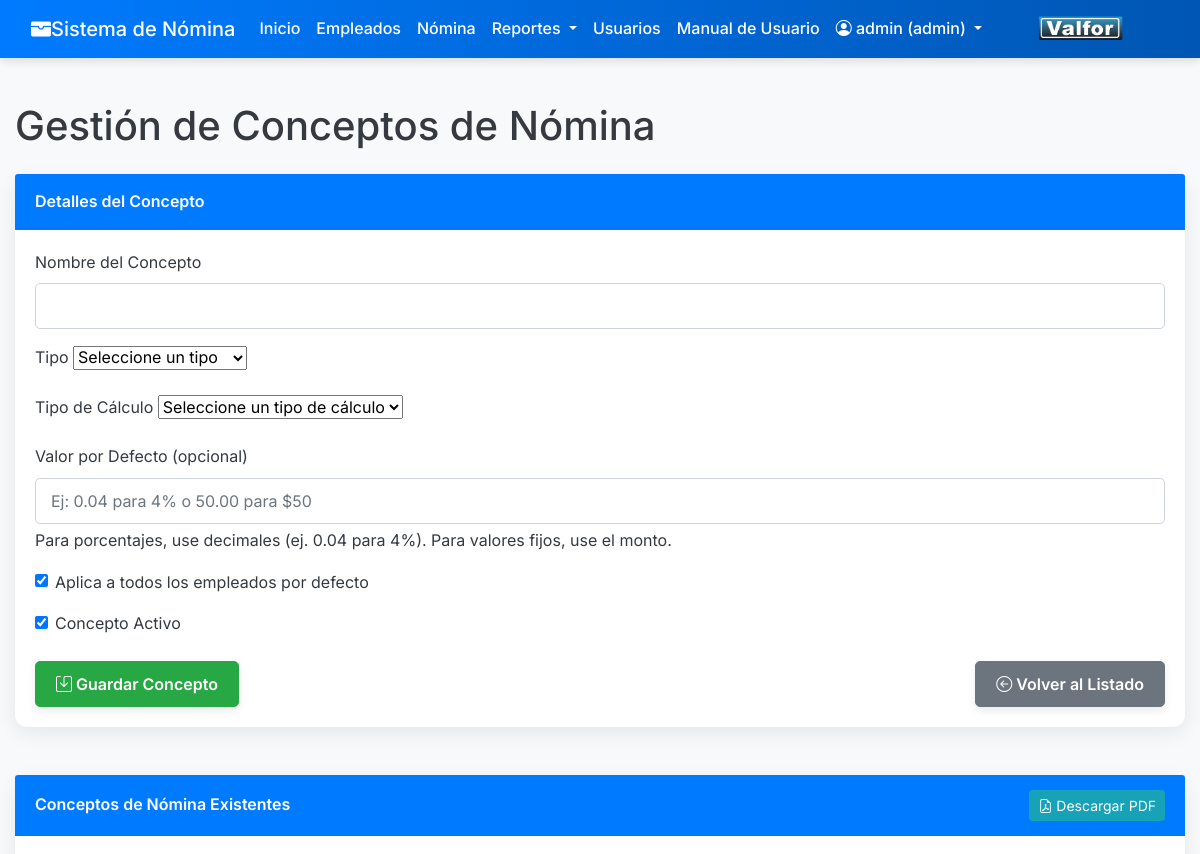
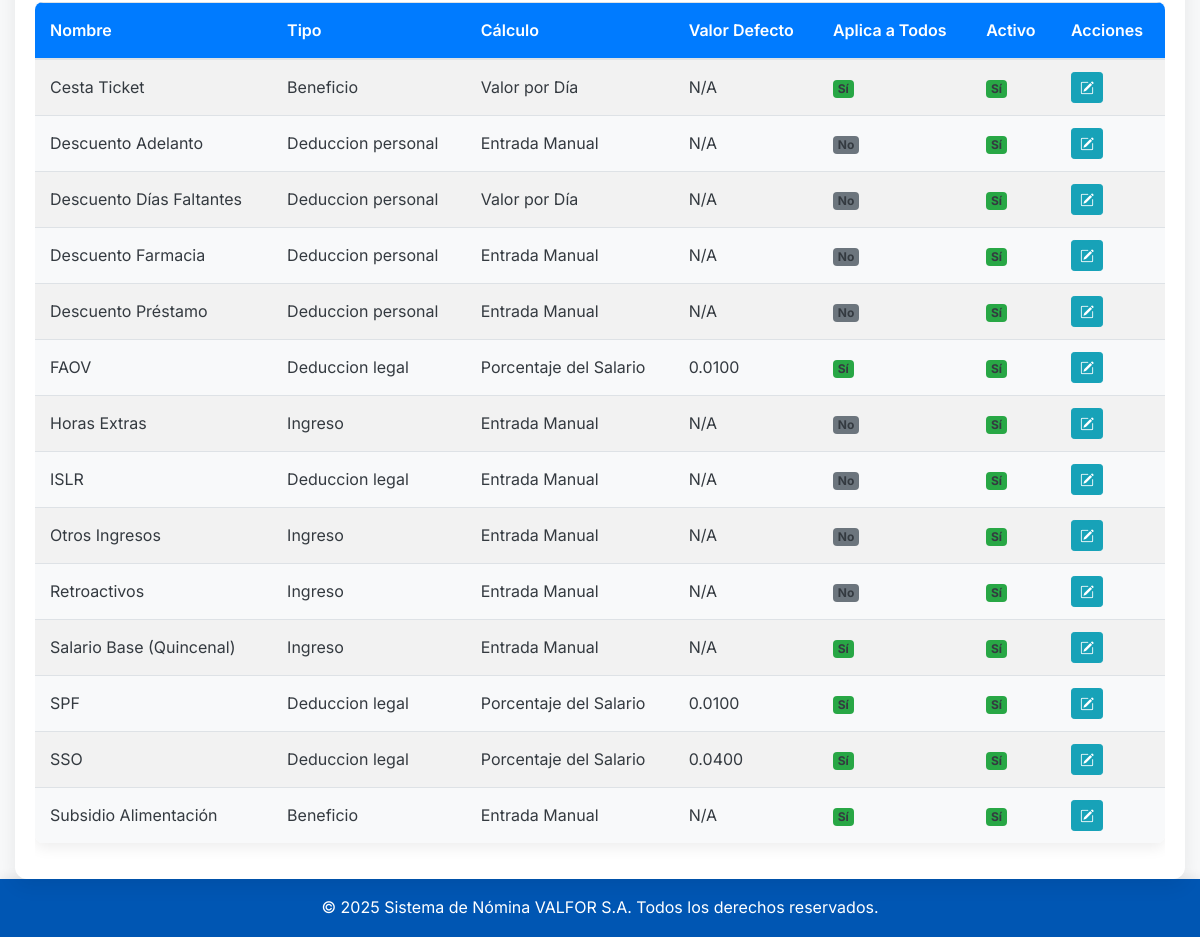
Page /public/payroll_concepts.php (signed in) on the committed database (2 pictures, top to bottom).
### tables this page shows
CREATE TABLE `payroll_concepts` (
  `id` int(11) NOT NULL,
  `name` varchar(100) NOT NULL,
  `type` enum('ingreso','deduccion_legal','deduccion_personal','beneficio') NOT NULL,
  `calculation_type` enum('fixed_value','percentage_of_salary','per_day_value','manual_input') NOT NULL,
  `default_value` decimal(10,2) DEFAULT NULL,
  `applies_to_all` tinyint(1) NOT NULL DEFAULT 1,
  `is_active` tinyint(1) NOT NULL DEFAULT 1,
  `created_at` timestamp NOT NULL DEFAULT current_timestamp(),
  `updated_at` timestamp NOT NULL DEFAULT current_timestamp() ON UPDATE current_timestamp()
);

### includes/auth.php (called while the page is built, shortened)
<?php
function getBaseUrl() {
    $protocol = isset($_SERVER['HTTPS']) && $_SERVER['HTTPS'] === 'on' ? 'https://' : 'http://';
    $host = $_SERVER['HTTP_HOST'];
    $scriptName = $_SERVER['SCRIPT_NAME'];
    $basePath = '/payroll_system/public/';
    return $protocol . $host . $basePath;
}

### public/payroll_concepts.php (the view, shortened to what this page needs)
<?php
require_once __DIR__ . '/../includes/auth.php';
$page_title = 'Gestión de Conceptos de Nómina';
$pdo = getDbConnection();
$concept = [
    'id' => null,
    'name' => '',
    'type' => '',
    'calculation_type' => '',
    'default_value' => '',
    'applies_to_all' => 1,
    'is_active' => 1
];
?>
<!DOCTYPE html>
<html lang="es">
<head>
    <link href="./assets/css/bootstrap.min.css" rel="stylesheet">
    <link rel="stylesheet" href="https://cdn.jsdelivr.net/npm/bootstrap-icons@1.11.3/font/bootstrap-icons.min.css">
    <link href="./assets/css/payroll_concepts.css" rel="stylesheet">
</head>
<body>
    <?php include __DIR__ . '/../includes/header.php';  ?>
    <div class="container mt-4">
        <h1 class="mb-4"><?php echo $page_title; ?></h1>
        <div class="card mb-4">
            <div class="card-header">
                Detalles del Concepto
            </div>
            <div class="card-body">
                <form method="POST" action="">
                    <div class="mb-3">
                        <label for="name" class="form-label">Nombre del Concepto</label>
                        <input type="text" class="form-control" id="name" name="name" value="<?php echo htmlspecialchars($concept['name']); ?>" required>
                    </div>
                    <div class="mb-3">
                        <label for="type" class="form-label">Tipo</label>
                        <select class="form-select" id="type" name="type" required>
                            <option value="">Seleccione un tipo</option>
                        </select>
                    </div>
                    <div class="mb-3">
                        <label for="calculation_type" class="form-label">Tipo de Cálculo</label>
                        <select class="form-select" id="calculation_type" name="calculation_type" required>
                            <option value="">Seleccione un tipo de cálculo</option>
                        </select>
                    </div>
                    <div class="mb-3">
                        <label for="default_value" class="form-label">Valor por Defecto (opcional)</label>
                        <input type="text" class="form-control" id="default_value" name="default_value" value="<?php echo htmlspecialchars($concept['default_value']); ?>" placeholder="Ej: 0.04 para 4% o 50.00 para $50">
                        <div class="form-text">Para porcentajes, use decimales (ej. 0.04 para 4%). Para valores fijos, use el monto.</div>
                    </div>
                    <div class="mb-3 form-check">
                        <input type="checkbox" class="form-check-input" id="applies_to_all" name="applies_to_all" <?php echo ($concept['applies_to_all'] ? 'checked' : ''); ?>>
                        <label class="form-check-label" for="applies_to_all">Aplica a todos los empleados por defecto</label>
                    </div>
                    <div class="mb-4 form-check">
                        <input type="checkbox" class="form-check-input" id="is_active" name="is_active" <?php echo ($concept['is_active'] ? 'checked' : ''); ?>>
                        <label class="form-check-label" for="is_active">Concepto Activo</label>
                    </div>
                    <div class="d-flex justify-content-between">
                        <button type="submit" class="btn btn-success">
                            <i class="bi bi-save me-1"></i> <?php echo ($concept['id'] ? 'Actualizar' : 'Guardar'); ?> Concepto
                        </button>
                        <a href="<?php echo getBaseUrl(); ?>payroll_concepts.php" class="btn btn-secondary">
                            <i class="bi bi-arrow-left-circle me-1"></i> Volver al Listado
                        </a>
                    </div>
                </form>
            </div>
        </div>
        <div class="card mt-5">
            <div class="card-header d-flex justify-content-between align-items-center">
                Conceptos de Nómina Existentes
                <button type="button" class="btn btn-info btn-sm" onclick="printPayrollConceptsPDF()">
                    <i class="bi bi-file-earmark-pdf me-1"></i> Descargar PDF
                </button>
            </div>
            <div class="card-body">
                <?php
                $concepts = [];
                try {
                    $stmt = $pdo->query("SELECT id, name, type, calculation_type, default_value, applies_to_all, is_active FROM payroll_concepts ORDER BY name ASC");
                    $concepts = $stmt->fetchAll();
                } catch (PDOException $e) {
                    echo '<div class="alert alert-danger" role="alert">Error al cargar los conceptos: ' . htmlspecialchars($e->getMessage()) . '</div>';
                }
                if (empty($concepts)): ?>
                    <div class="alert alert-info" role="alert">
                        No hay conceptos de nómina registrados aún.
                    </div>
                <?php else: ?>
                    <div class="table-responsive">
                        <table class="table table-hover table-striped">
                            <thead>
                                <tr>
                                    <th>Nombre</th>
                                    <th>Tipo</th>
                                    <th>Cálculo</th>
                                    <th>Valor Defecto</th>
                                    <th>Aplica a Todos</th>
                                    <th>Activo</th>
                                    <th>Acciones</th>
                                </tr>
                            </thead>
                            <tbody>
                                <?php foreach ($concepts as $c): ?>
                                    <tr>
                                        <td><?php echo htmlspecialchars($c['name']); ?></td>
                                        <td><?php echo htmlspecialchars(ucfirst(str_replace('_', ' ', $c['type']))); ?></td>
                                        <td><?php
                                            $calculation_type_spanish = [
                                                'fixed_value' => 'Valor Fijo',
                                                'percentage_of_salary' => 'Porcentaje del Salario',
                                                'per_day_value' => 'Valor por Día',
                                                'manual_input' => 'Entrada Manual'
                                            ];
                                            echo htmlspecialchars($calculation_type_spanish[$c['calculation_type']] ?? $c['calculation_type']);
                                        ?></td>
                                        <td><?php echo !is_null($c['default_value']) ? htmlspecialchars(number_format($c['default_value'], 4)) : 'N/A'; ?></td>
                                        <td>
                                            <?php if ($c['applies_to_all']): ?>
                                                <span class="badge bg-success">Sí</span>
                                            <?php else: ?>
                                                <span class="badge bg-secondary">No</span>
                                            <?php endif; ?>
                                        </td>
                                        <td>
                                            <?php if ($c['is_active']): ?>
                                                <span class="badge bg-success">Sí</span>
                                            <?php else: ?>
                                                <span class="badge bg-secondary">No</span>
                                            <?php endif; ?>
                                        </td>
                                        <td>
                                            <a href="<?php echo getBaseUrl(); ?>payroll_concepts.php?id=<?php echo $c['id']; ?>" class="btn btn-sm btn-info text-white me-1" title="Editar">
                                                <i class="bi bi-pencil-square"></i>
                                            </a>
                                        </td>
                                    </tr>
                                <?php endforeach; ?>
                            </tbody>
                        </table>
                    </div>
                <?php endif; ?>
            </div>
        </div>
    </div>
    <?php include __DIR__ . '/../includes/footer.php';  ?>
</body>
</html>

### public/assets/css/payroll_concepts.css (style rules this page uses)
:root { --primary-blue: #007bff; --dark-blue: #0056b3; --light-blue: #e0f2ff; --white: #ffffff; --light-gray: #f8f9fa; --text-color: #343a40; --border-color: #ced4da; --shadow-light: rgba(0, 0, 0, 0.08); --shadow-medium: rgba(0, 0, 0, 0.15); }
body { font-family: 'Inter', sans-serif; background-color: var(--light-gray); color: var(--text-color); line-height: 1.6; display: flex; flex-direction: column; min-height: 100vh; }
.container { max-width: 1200px; }
.btn-success { background-color: #28a745; border-color: #28a745; border-radius: 5px; padding: 10px 20px; font-weight: 600; transition: background-color 0.3s ease, border-color 0.3s ease, transform 0.3s ease, box-shadow 0.3s ease; box-shadow: 0 4px 8px var(--shadow-light); }
.btn-secondary { background-color: #6c757d; border-color: #6c757d; border-radius: 5px; padding: 10px 20px; font-weight: 600; transition: background-color 0.3s ease, border-color 0.3s ease, transform 0.3s ease, box-shadow 0.3s ease; box-shadow: 0 4px 8px var(--shadow-light); }
.form-control { border-radius: 5px; border: 1px solid var(--border-color); padding: 10px 15px; transition: border-color 0.3s ease, box-shadow 0.3s ease; }
.card { border-radius: 12px; box-shadow: 0 6px 20px var(--shadow-light); border: none; }
.card-header { background-color: var(--primary-blue); color: var(--white); border-top-left-radius: 12px; border-top-right-radius: 12px; font-weight: 600; padding: 15px 20px; border-bottom: none; }
.table { border-radius: 8px; overflow: hidden; box-shadow: 0 4px 15px rgba(0,0,0,0.08); background-color: var(--white); }
.table thead { background-color: var(--primary-blue); color: var(--white); }
.table th { padding: 15px; font-weight: 600; border-bottom: none; }
.table tbody tr { transition: background-color 0.3s ease; }
.table tbody tr:nth-child(even) { background-color: var(--light-gray); }
.table td { padding: 12px 15px; vertical-align: middle; border-top: 1px solid #dee2e6; }

### rows in the picture
payroll_concepts: name "Cesta Ticket", type "Beneficio", calculation_type "Valor por Día", shows "N/A", applies_to_all "Sí", is_active "Sí"
payroll_concepts: name "Descuento Adelanto", type "Deduccion personal", calculation_type "Entrada Manual", shows "N/A", applies_to_all "No", is_active "Sí"
payroll_concepts: name "Descuento Días Faltantes", type "Deduccion personal", calculation_type "Valor por Día", shows "N/A", applies_to_all "No", is_active "Sí"
payroll_concepts: name "Descuento Farmacia", type "Deduccion personal", calculation_type "Entrada Manual", shows "N/A", applies_to_all "No", is_active "Sí"
payroll_concepts: name "Descuento Préstamo", type "Deduccion personal", calculation_type "Entrada Manual", shows "N/A", applies_to_all "No", is_active "Sí"
payroll_concepts: name "FAOV", type "Deduccion legal", calculation_type "Porcentaje del Salario", default_value "0.0100", applies_to_all "Sí", is_active "Sí"
payroll_concepts: name "Horas Extras", type "Ingreso", calculation_type "Entrada Manual", shows "N/A", applies_to_all "No", is_active "Sí"
payroll_concepts: name "ISLR", type "Deduccion legal", calculation_type "Entrada Manual", shows "N/A", applies_to_all "No", is_active "Sí"
payroll_concepts: name "Otros Ingresos", type "Ingreso", calculation_type "Entrada Manual", shows "N/A", applies_to_all "No", is_active "Sí"
payroll_concepts: name "Retroactivos", type "Ingreso", calculation_type "Entrada Manual", shows "N/A", applies_to_all "No", is_active "Sí"
payroll_concepts: name "Salario Base (Quincenal)", type "Ingreso", calculation_type "Entrada Manual", shows "N/A", applies_to_all "Sí", is_active "Sí"
payroll_concepts: name "SPF", type "Deduccion legal", calculation_type "Porcentaje del Salario", default_value "0.0100", applies_to_all "Sí", is_active "Sí"
payroll_concepts: name "SSO", type "Deduccion legal", calculation_type "Porcentaje del Salario", default_value "0.0400", applies_to_all "Sí", is_active "Sí"
payroll_concepts: name "Subsidio Alimentación", type "Beneficio", calculation_type "Entrada Manual", shows "N/A", applies_to_all "Sí", is_active "Sí"

### other values in the picture
$_SESSION['username'] "admin"
getUserRole() "admin"
$page_title "Gestión de Conceptos de Nómina"
